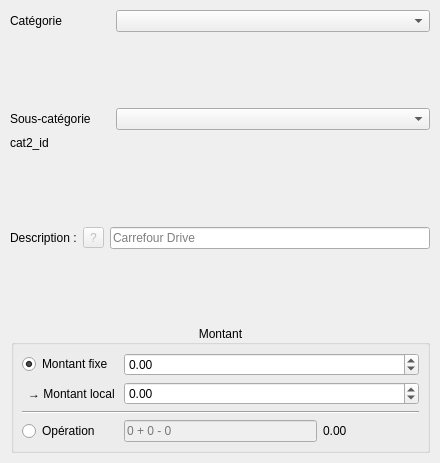
<?xml version="1.0" encoding="UTF-8"?>
<ui version="4.0">
 <class>lineForm</class>
 <widget class="QWidget" name="lineForm">
  <property name="geometry">
   <rect>
    <x>0</x>
    <y>0</y>
    <width>440</width>
    <height>463</height>
   </rect>
  </property>
  <property name="windowTitle">
   <string>Form</string>
  </property>
  <layout class="QVBoxLayout" name="verticalLayout">
   <property name="leftMargin">
    <number>10</number>
   </property>
   <property name="topMargin">
    <number>10</number>
   </property>
   <property name="rightMargin">
    <number>10</number>
   </property>
   <property name="bottomMargin">
    <number>10</number>
   </property>
   <item>
    <layout class="QHBoxLayout" name="horizontalLayout_2">
     <item>
      <widget class="QLabel" name="label">
       <property name="maximumSize">
        <size>
         <width>100</width>
         <height>16777215</height>
        </size>
       </property>
       <property name="text">
        <string>Catégorie</string>
       </property>
      </widget>
     </item>
     <item>
      <widget class="QComboBox" name="comboBoxAdd_Cat"/>
     </item>
    </layout>
   </item>
   <item>
    <spacer name="verticalSpacer_2">
     <property name="orientation">
      <enum>Qt::Vertical</enum>
     </property>
     <property name="sizeType">
      <enum>QSizePolicy::Expanding</enum>
     </property>
     <property name="sizeHint" stdset="0">
      <size>
       <width>20</width>
       <height>20</height>
      </size>
     </property>
    </spacer>
   </item>
   <item>
    <layout class="QHBoxLayout" name="horizontalLayout_3">
     <item>
      <widget class="QLabel" name="label_2">
       <property name="maximumSize">
        <size>
         <width>100</width>
         <height>16777215</height>
        </size>
       </property>
       <property name="text">
        <string>Sous-catégorie</string>
       </property>
      </widget>
     </item>
     <item>
      <widget class="QComboBox" name="comboBoxAdd_Cat2"/>
     </item>
    </layout>
   </item>
   <item>
    <widget class="QLabel" name="label_idCat2">
     <property name="text">
      <string>cat2_id</string>
     </property>
    </widget>
   </item>
   <item>
    <spacer name="verticalSpacer_3">
     <property name="orientation">
      <enum>Qt::Vertical</enum>
     </property>
     <property name="sizeType">
      <enum>QSizePolicy::Expanding</enum>
     </property>
     <property name="sizeHint" stdset="0">
      <size>
       <width>20</width>
       <height>20</height>
      </size>
     </property>
    </spacer>
   </item>
   <item>
    <layout class="QHBoxLayout" name="horizontalLayout">
     <item>
      <widget class="QLabel" name="label_3">
       <property name="text">
        <string>Description :</string>
       </property>
      </widget>
     </item>
     <item>
      <widget class="QToolButton" name="toolButton">
       <property name="enabled">
        <bool>false</bool>
       </property>
       <property name="toolTip">
        <string>&lt;html&gt;&lt;head/&gt;&lt;body&gt;&lt;p&gt;&lt;span style=&quot; font-weight:600;&quot;&gt;%M%&lt;/span&gt; : Le mois en chiffres&lt;/p&gt;&lt;p&gt;&lt;span style=&quot; font-weight:600;&quot;&gt;%MM%&lt;/span&gt; : Le mois en lettres&lt;/p&gt;&lt;p&gt;&lt;span style=&quot; font-weight:600;&quot;&gt;%A%&lt;/span&gt; : L'année en chiffres&lt;/p&gt;&lt;p&gt;&lt;br/&gt;&lt;/p&gt;&lt;p&gt;Vous pouvez rajouter des claculs (ex : &lt;span style=&quot; font-weight:600;&quot;&gt;%MM+1%&lt;/span&gt; ou &lt;span style=&quot; font-weight:600;&quot;&gt;%A-2%&lt;/span&gt;)&lt;/p&gt;&lt;p&gt;Pour que l'année soit incrémentée lors du passage de Décembre à Janvier, le %A(...)% doit être après le %M+(...)%&lt;/p&gt;&lt;/body&gt;&lt;/html&gt;</string>
       </property>
       <property name="whatsThis">
        <string/>
       </property>
       <property name="text">
        <string>?</string>
       </property>
      </widget>
     </item>
     <item>
      <widget class="QLineEdit" name="lineEditAdd_description">
       <property name="placeholderText">
        <string>Carrefour Drive</string>
       </property>
      </widget>
     </item>
    </layout>
   </item>
   <item>
    <spacer name="verticalSpacer_4">
     <property name="orientation">
      <enum>Qt::Vertical</enum>
     </property>
     <property name="sizeType">
      <enum>QSizePolicy::Expanding</enum>
     </property>
     <property name="sizeHint" stdset="0">
      <size>
       <width>20</width>
       <height>20</height>
      </size>
     </property>
    </spacer>
   </item>
   <item>
    <layout class="QHBoxLayout" name="horizontalLayout_4">
     <item>
      <spacer name="verticalSpacer">
       <property name="orientation">
        <enum>Qt::Vertical</enum>
       </property>
       <property name="sizeType">
        <enum>QSizePolicy::Expanding</enum>
       </property>
       <property name="sizeHint" stdset="0">
        <size>
         <width>1</width>
         <height>40</height>
        </size>
       </property>
      </spacer>
     </item>
     <item>
      <widget class="QGroupBox" name="groupBoxAdd_montant">
       <property name="minimumSize">
        <size>
         <width>0</width>
         <height>0</height>
        </size>
       </property>
       <property name="title">
        <string>Montant</string>
       </property>
       <property name="alignment">
        <set>Qt::AlignCenter</set>
       </property>
       <layout class="QGridLayout" name="gridLayout">
        <property name="leftMargin">
         <number>8</number>
        </property>
        <property name="topMargin">
         <number>8</number>
        </property>
        <property name="rightMargin">
         <number>8</number>
        </property>
        <property name="bottomMargin">
         <number>8</number>
        </property>
        <item row="2" column="0" colspan="4">
         <widget class="Line" name="line">
          <property name="orientation">
           <enum>Qt::Horizontal</enum>
          </property>
         </widget>
        </item>
        <item row="3" column="3">
         <widget class="QLabel" name="label_operationResult">
          <property name="text">
           <string>0.00</string>
          </property>
         </widget>
        </item>
        <item row="3" column="1" colspan="2">
         <widget class="QLineEdit" name="lineEditAdd_Operation">
          <property name="enabled">
           <bool>false</bool>
          </property>
          <property name="text">
           <string/>
          </property>
          <property name="dragEnabled">
           <bool>false</bool>
          </property>
          <property name="readOnly">
           <bool>false</bool>
          </property>
          <property name="placeholderText">
           <string>0 + 0 - 0</string>
          </property>
          <property name="clearButtonEnabled">
           <bool>false</bool>
          </property>
         </widget>
        </item>
        <item row="3" column="0">
         <widget class="QRadioButton" name="radioButtonOperation">
          <property name="text">
           <string>Opération</string>
          </property>
         </widget>
        </item>
        <item row="1" column="0">
         <widget class="QLabel" name="label_deviseCompte">
          <property name="text">
           <string>→ Montant local </string>
          </property>
          <property name="alignment">
           <set>Qt::AlignRight|Qt::AlignTrailing|Qt::AlignVCenter</set>
          </property>
         </widget>
        </item>
        <item row="0" column="0">
         <widget class="QRadioButton" name="radioButtonFixe">
          <property name="text">
           <string>Montant fixe</string>
          </property>
          <property name="checked">
           <bool>true</bool>
          </property>
         </widget>
        </item>
        <item row="1" column="1" colspan="3">
         <widget class="QDoubleSpinBox" name="doubleSpinBoxAdd_deviseCompte">
          <property name="minimum">
           <double>-1000000.000000000000000</double>
          </property>
          <property name="maximum">
           <double>1000000.000000000000000</double>
          </property>
         </widget>
        </item>
        <item row="0" column="1" colspan="3">
         <widget class="QDoubleSpinBox" name="doubleSpinBoxAdd_fixe">
          <property name="suffix">
           <string/>
          </property>
          <property name="minimum">
           <double>-1000000.000000000000000</double>
          </property>
          <property name="maximum">
           <double>1000000.000000000000000</double>
          </property>
          <property name="stepType">
           <enum>QAbstractSpinBox::DefaultStepType</enum>
          </property>
         </widget>
        </item>
       </layout>
      </widget>
     </item>
    </layout>
   </item>
  </layout>
 </widget>
 <resources/>
 <connections/>
</ui>
